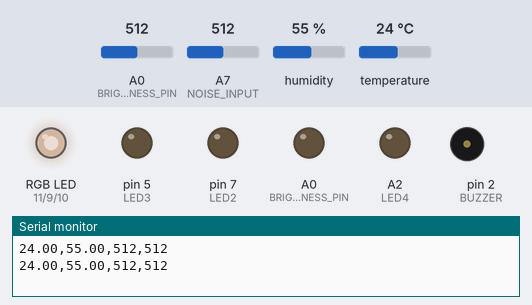
Recording of a sketch running on a simulated Arduino Nano, built with avr-gcc and run on an emulated ATmega328P. Shown: an RGB LED mixed from three pins (HIGH = lit), output pins drawn as LEDs (lit = HIGH), buzzer (waves = sounding, pin HIGH), the last lines printed to the serial monitor. Inputs (shaded band) come from the test bench; at power-on: humidity 55 %, A0 (BRIGHTNESS_PIN) = 512, temperature 24 °C, A7 (NOISE_INPUT) = 512. Dim RGB values are drawn brighter than linear.

Above: at 1.9 s.
2.0 s: humidity set to 22 %
At 3.0 s:
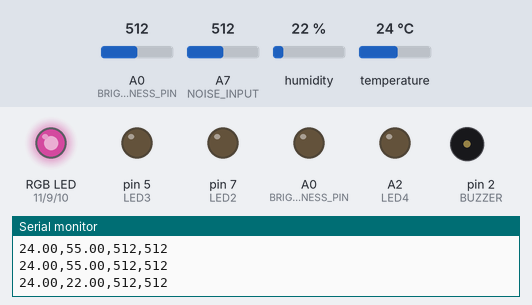
4.2 s: A0 (BRIGHTNESS_PIN) set to 716
At 6.5 s:
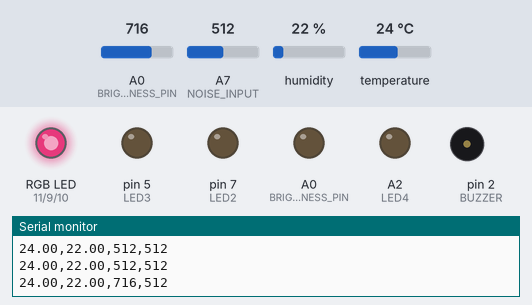
7.2 s: temperature set to 12 °C
At 8.8 s:
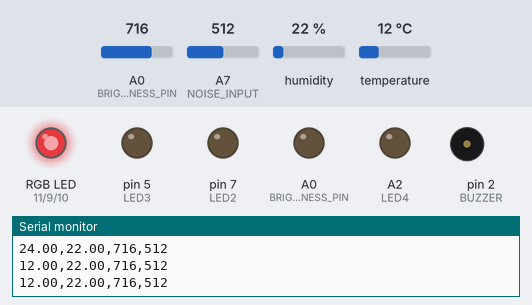
9.2 s: A0 (BRIGHTNESS_PIN) set to 992
At 12.0 s:
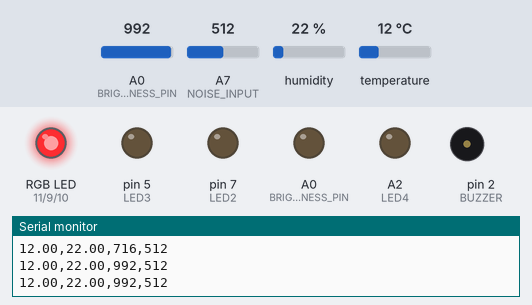
12.3 s: humidity set to 40 %
At 13.3 s:
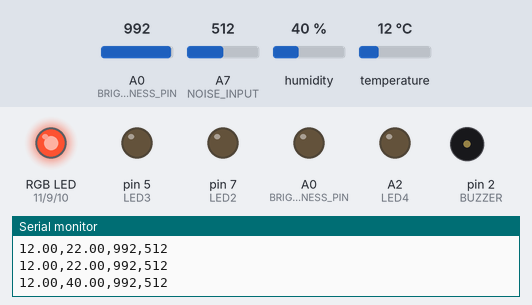
14.3 s: A0 (BRIGHTNESS_PIN) set to 306
At 16.8 s:
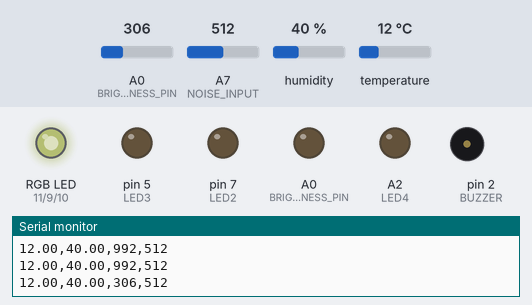
Timing chart, 0 to 18.3 s (numbered marks = the images above; inputs shaded):
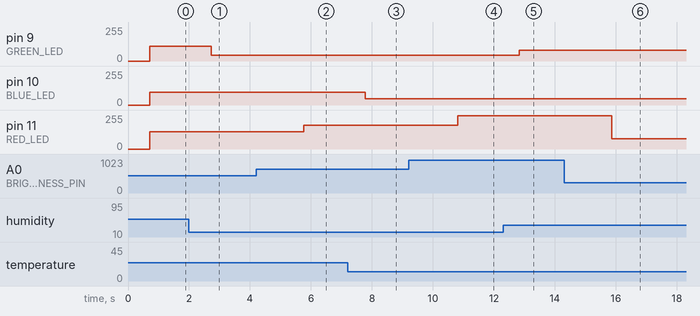

The sketch:

bigos_implementacja.ino
```cpp
#include <Adafruit_Sensor.h>
#include <DHT.h>
#include <DHT_U.h>

#define MEASUREMENTS_INTERVAL 100
#define BRIGHTNESS_PIN A0
#define RED_LED 11
#define BLUE_LED 10
#define GREEN_LED 9
#define DHTPIN 13
#define DHTTYPE           DHT11
#define BUZZER 2

#define LED1 A0
#define LED2 7
#define LED3 5
#define LED4 A2

#define SW1 8
#define SW2 6
#define SW3 4
//#define SW4 22

#define NOISE_INPUT A7

DHT_Unified dht(DHTPIN, DHTTYPE);

int brightness = 0;
int noise = 0;
float temperature = 0;
float humidity = 0;
unsigned long int lastMeasurement = 0;

void setup( void ) {
  sensor_t sensor;
  pinMode(BRIGHTNESS_PIN, INPUT);
  pinMode(RED_LED, OUTPUT);
  pinMode(BLUE_LED, OUTPUT);
  pinMode(GREEN_LED, OUTPUT);
  pinMode(BUZZER, OUTPUT);
  digitalWrite(BUZZER, LOW);
  Serial.begin(115200);
  dht.begin();

  pinMode(LED1, OUTPUT);
  pinMode(LED2, OUTPUT);
  pinMode(LED3, OUTPUT);
  pinMode(LED4, OUTPUT);
//  pinMode(SW1, INPUT_PULLUP);
//  pinMode(SW2, INPUT_PULLUP);
//  pinMode(SW3, INPUT_PULLUP);
//  pinMode(SW4, INPUT_PULLUP);
}

int lastMeasurementType = 0;

void loop( void ) {
  if (millis() - lastMeasurement > MEASUREMENTS_INTERVAL) {


    lastMeasurement = millis();
    switch(lastMeasurementType){
      case 0:
        brightness = analogRead(BRIGHTNESS_PIN);
        break;

      case 1:
      case 3:
      case 5:
      case 7:
      case 9:
        //
        // empty
        //
        break;

      case 2:
          sensors_event_t event;
          dht.temperature().getEvent(&event);

          if (isnan(event.temperature)) {
            temperature = -1;
          }
          else {
            temperature = event.temperature;
          }

          dht.humidity().getEvent(&event);
          if (isnan(event.relative_humidity)) {
            humidity = -1;
          }
          else {
            humidity = event.relative_humidity;
          }
        break;


      case 4:
        noise = analogRead(NOISE_INPUT);
        break;

      case 6:
        Serial.print(temperature);
        Serial.print(',');
        Serial.print(humidity);
        Serial.print(',');
        Serial.print(brightness);
        Serial.print(',');
        Serial.println(noise);
        // jasnosc ma wartosc od 0 do 1024, przemapuj na 0-255 dla pwm
        analogWrite(RED_LED, brightness / 4);
        // temperatura ma wartosc od 0 do 50, z grubsza przemapuj na 0-255 dla pwm
        analogWrite(BLUE_LED, temperature * 4);
        // wilgotnosc ma wartosc od 20 do 95 %, z grubsza przmapuj na 0-255 dla pwm
        analogWrite(GREEN_LED, humidity * 2);

        digitalWrite(BUZZER, HIGH);
        delayMicroseconds(100);
        digitalWrite(BUZZER, LOW);
        break;
    }

    if(lastMeasurementType==9){
      lastMeasurementType=0;
    } else {
      lastMeasurementType++;
    }
    /*
    if(lastMeasurementType==1){
      digitalWrite(LED1, HIGH);
    }else if(lastMeasurementType==4){
      digitalWrite(LED2, HIGH);
    }else if(lastMeasurementType==6){
      digitalWrite(LED3, HIGH);
    }else if(lastMeasurementType==9){
      digitalWrite(LED4, HIGH);
    } else {
      digitalWrite(LED1, LOW);
      digitalWrite(LED2, LOW);
      digitalWrite(LED3, LOW);
      digitalWrite(LED4, LOW);

    }*/


  }
}
```

Measured:
- after the input at 2.0 s, pin 9 (GREEN_LED): 110/255 → 44/255 after 0.73 s
- after the input at 4.2 s, pin 11 (RED_LED): 128/255 → 179/255 after 1.6 s
- after the input at 7.2 s, pin 10 (BLUE_LED): 96/255 → 48/255 after 0.58 s
- after the input at 9.2 s, pin 11 (RED_LED): 179/255 → 248/255 after 1.6 s
- after the input at 12.3 s, pin 9 (GREEN_LED): 44/255 → 80/255 after 0.54 s
- after the input at 14.3 s, pin 11 (RED_LED): 248/255 → 76/255 after 1.6 s
